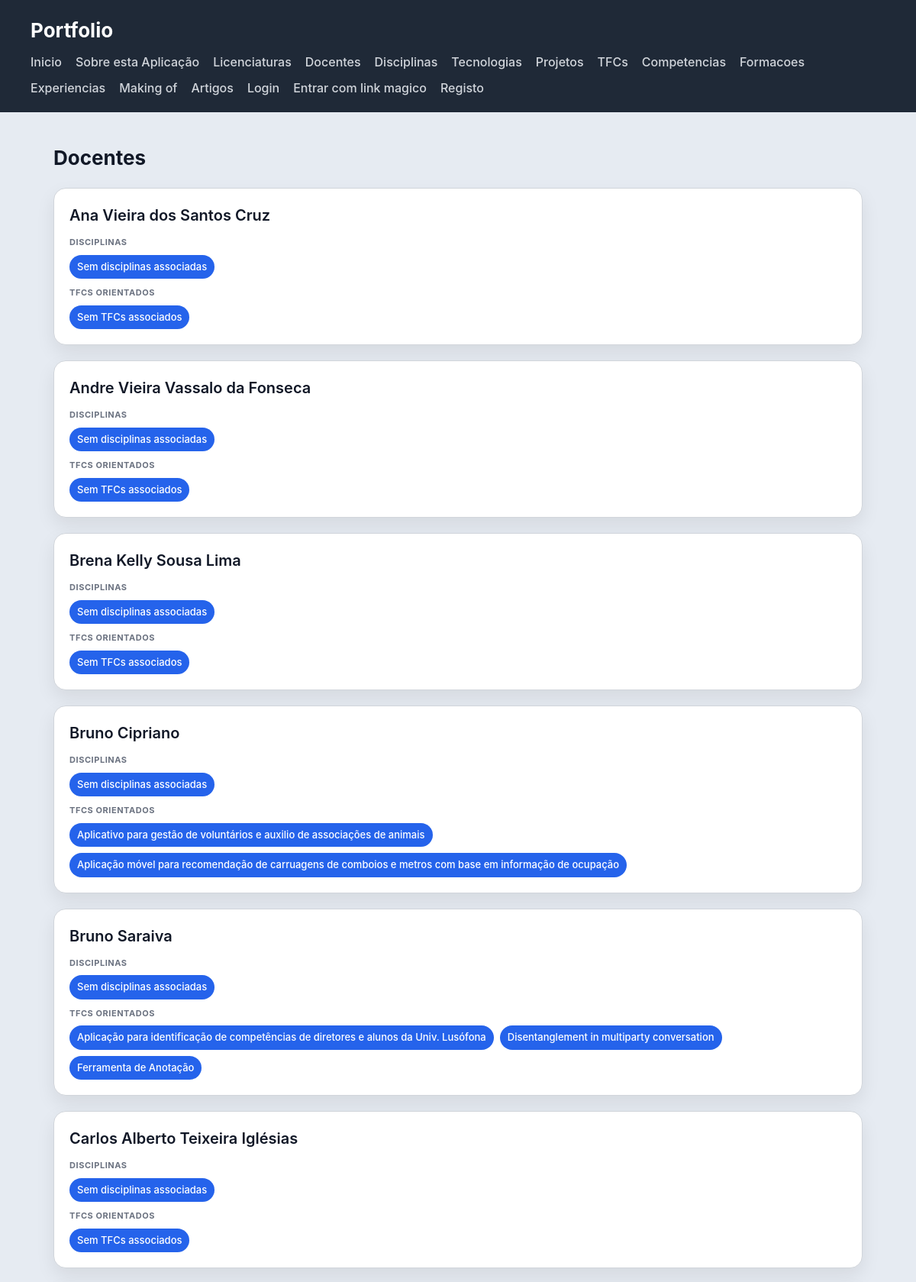
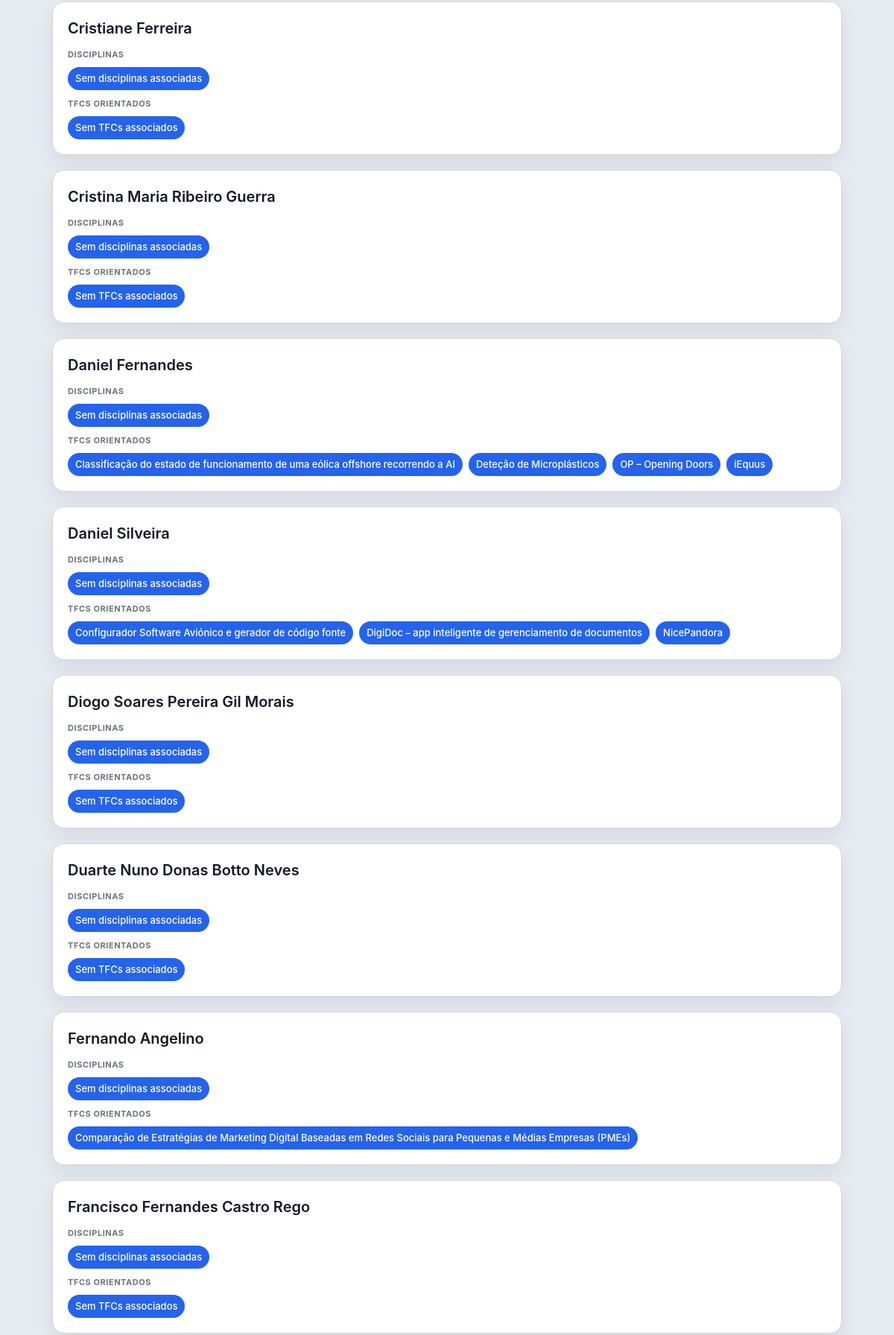
Screenshot of /portfolio/docentes/ (upper part) with the database file from the repository (2 pictures, top to bottom).
### portfolio/models.py (models this page shows, shortened)
class Docente(models.Model):
    nome = models.CharField(max_length=200)
    url_pagina_lusofona = models.URLField(blank=True, null=True)
    foto = models.ImageField(upload_to='docentes/', blank=True, null=True)

class TFC(models.Model):
    titulo = models.CharField(max_length=255)
    resumo = models.TextField(blank=True)
    ano = models.IntegerField(blank=True, null=True)
    imagem_url = models.URLField(blank=True, null=True)
    pdf_url = models.URLField(blank=True, null=True)
    nivel_interesse = models.IntegerField(default=3, validators=[MinValueValidator(1), MaxValueValidator(5)])
    parceiro = models.CharField(max_length=200, blank=True, null=True)
    palavras_chave = models.TextField(blank=True)
    areas = models.TextField(blank=True)
    orientadores = models.ManyToManyField(Docente, related_name='tfcs_orientados', blank=True)
    licenciatura = models.ForeignKey(Licenciatura, on_delete=models.SET_NULL, null=True, blank=True)
    tecnologias = models.ManyToManyField(Tecnologia, related_name='tfcs', blank=True)

### portfolio/views.py (the view)
# urls.py: path("docentes/", views.docentes_view, name="portfolio_docentes"),
def docentes_view(request):
    docentes = Docente.objects.prefetch_related("ucs", "tfcs_orientados").order_by("nome")
    return render(request, "portfolio/docentes.html", {"docentes": docentes})

### templates/portfolio/docentes.html (shortened to what this page needs)
{% extends "portfolio/base.html" %} {% block content %}
<h2>Docentes</h2>
<section>
  {% for docente in docentes %}
  <article>
    <header>
      <h3>{{ docente.nome }}</h3>
    </header>
    <section>
      <h4>Disciplinas</h4>
      <ul>
        {% for uc in docente.ucs.all %}
        <li>{{ uc.nome }}</li>
        {% empty %}
        <li>Sem disciplinas associadas</li>
        {% endfor %}
      </ul>
    </section>
    <section>
      <h4>TFCs orientados</h4>
      <ul>
        {% for tfc in docente.tfcs_orientados.all %}
        <li>{{ tfc.titulo }}</li>
        {% empty %}
        <li>Sem TFCs associados</li>
        {% endfor %}
      </ul>
    </section>
  </article>
  {% empty %}
  <article>
    <header><h3>Sem docentes registados</h3></header>
  </article>
  {% endfor %}
</section>
{% endblock %}

### escola/static/escola/styles.css (style rules this page uses)
* { box-sizing: border-box; margin: 0; padding: 0; }
body { font-family: "Inter", "Segoe UI", system-ui, -apple-system, sans-serif; background: #e6ebf2; color: #111827; line-height: 1.5; }
h2 { margin-bottom: 20px; font-size: 26px; }
section > article { background: white; padding: 20px; border-radius: 16px; border: 1px solid #d1d5db; box-shadow: 0 10px 25px rgba(0, 0, 0, 0.08); transition: all 0.25s ease; margin-bottom: 20px; }
article > header { margin-bottom: 12px; }
article > header > h3 { font-size: 20px; font-weight: 600; margin-bottom: 4px; }
article > section { margin-top: 10px; }
article > section > h4 { font-size: 11px; text-transform: uppercase; color: #6b7280; margin-bottom: 8px; letter-spacing: 0.05em; }
article > section > ul { list-style: none; display: flex; flex-wrap: wrap; gap: 8px; }
article > section > ul > li { background: #2563eb; color: white; padding: 6px 10px; border-radius: 999px; font-size: 13px; font-weight: 500; }

### rows the page displays
Docente: nome "Ana Vieira dos Santos Cruz"
Docente: nome "Andre Vieira Vassalo da Fonseca"
Docente: nome "Brena Kelly Sousa Lima"
Docente: nome "Bruno Cipriano"
TFC: titulo "Aplicativo para gestão de voluntários e auxilio de associações de animais"
TFC: titulo "Aplicação móvel para recomendação de carruagens de comboios e metros com base em informação de ocupação"
Docente: nome "Bruno Saraiva"
TFC: titulo "Aplicação para identificação de competências de diretores e alunos da Univ. Lusófona"
TFC: titulo "Disentanglement in multiparty conversation"
TFC: titulo "Ferramenta de Anotação"
Docente: nome "Carlos Alberto Teixeira Iglésias"
Docente: nome "Cristiane Ferreira"
Docente: nome "Cristina Maria Ribeiro Guerra"
Docente: nome "Daniel Fernandes"
TFC: titulo "Classificação do estado de funcionamento de uma eólica offshore recorrendo a AI"
TFC: titulo "Deteção de Microplásticos"
TFC: titulo "OP – Opening Doors"
TFC: titulo "iEquus"
Docente: nome "Daniel Silveira"
TFC: titulo "Configurador Software Aviónico e gerador de código fonte"
TFC: titulo "DigiDoc – app inteligente de gerenciamento de documentos"
TFC: titulo "NicePandora"
Docente: nome "Diogo Soares Pereira Gil Morais"
Docente: nome "Duarte Nuno Donas Botto Neves"
Docente: nome "Fernando Angelino"
TFC: titulo "Comparação de Estratégias de Marketing Digital Baseadas em Redes Sociais para Pequenas e Médias Empresas (PMEs)"
Docente: nome "Francisco Fernandes Castro Rego"
